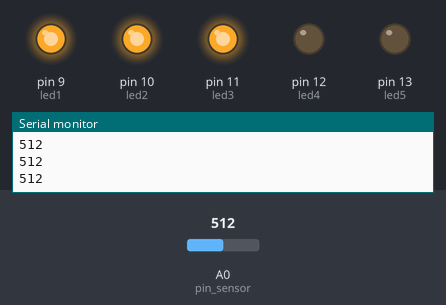
Simulated run of this sketch. Board: Arduino Uno, built with avr-gcc and run on an emulated ATmega328P. On the bench: output pins drawn as LEDs (lit = HIGH), the last lines printed to the serial monitor. Inputs (shaded band) come from the test bench; at power-on: A0 (pin_sensor) = 512.

Above: at 1.2 s.
1.3 s: A0 (pin_sensor) set to 520
At 2.3 s:
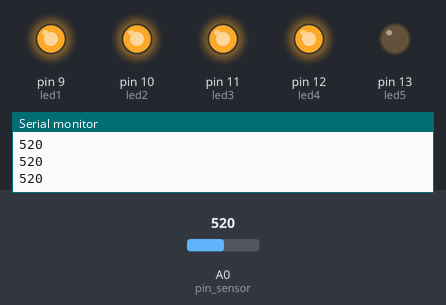
2.8 s: A0 (pin_sensor) set to 540
At 4.0 s:
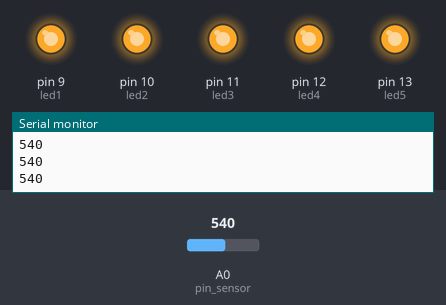
4.3 s: A0 (pin_sensor) set to 511
At 4.9 s:
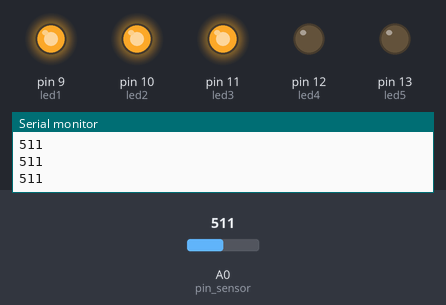
5.8 s: A0 (pin_sensor) set to 490
At 6.6 s:
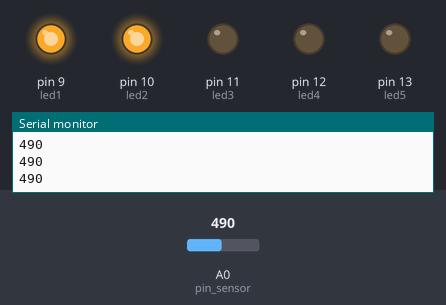
7.3 s: A0 (pin_sensor) set to 489
At 8.4 s:
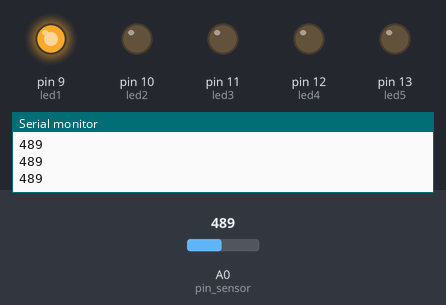
8.8 s: A0 (pin_sensor) set to 470
At 10.1 s:
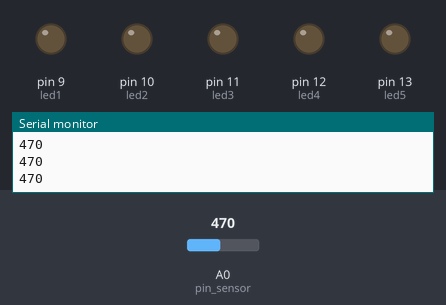
Timing chart, 0 to 11.3 s (numbered marks = the images above; inputs shaded):
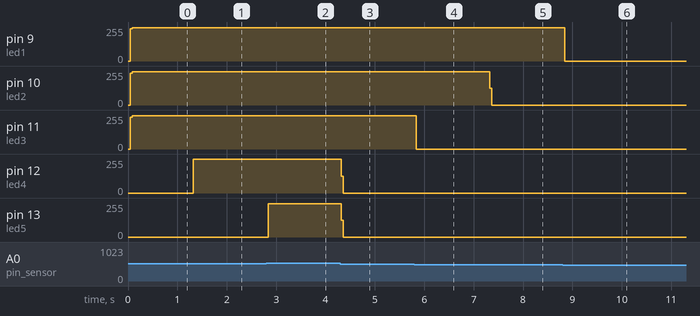

Measured:
- the behaviour switches between 519 and 520 on A0 (pin_sensor) (found by bisection; images 0 and 1)
- the behaviour switches between 490 and 489 on A0 (pin_sensor) (found by bisection; images 4 and 5)
- after the input at 1.3 s, pin 12 (led4): 0/255 → 252/255 at once
- after the input at 2.8 s, pin 13 (led5): 0/255 → 249/255 at once
- after the input at 4.3 s, pin 12 (led4): 252/255 → 0/255 at once; pin 13 (led5): 249/255 → 0/255 at once
- after the input at 5.8 s, pin 11 (led3): 249/255 → 0/255 at once
- after the input at 7.3 s, pin 10 (led2): 249/255 → 0/255 at once
- after the input at 8.8 s, pin 9 (led1): 249/255 → 0/255 at once

The sketch:

EscalaDeSom.ino
```cpp
const int pin_sensor = A0;
const int led1 = 9;
const int led2 = 10;
const int led3 = 11;
const int led4 = 12;
const int led5 = 13;


void setup() {
  // put your setup code here, to run once:
  pinMode(pin_sensor, INPUT);
  pinMode(led1 ,OUTPUT);
  pinMode(led2 ,OUTPUT);
  pinMode(led3 ,OUTPUT);
  pinMode(led4 ,OUTPUT);
  pinMode(led5 ,OUTPUT);
  Serial.begin(9600);

}

void loop() {
  // put your main code here, to run repeatedly:
  digitalWrite(led1, LOW);
  digitalWrite(led2, LOW);
  digitalWrite(led3, LOW);
  digitalWrite(led4, LOW);
  digitalWrite(led5, LOW);
  int valor = analogRead(pin_sensor);

  if(valor >= 480){
    digitalWrite(led1, HIGH);
  }
  if(valor >= 490){
    digitalWrite(led2, HIGH);
  }
  if(valor >= 500){
    digitalWrite(led3, HIGH);
  }
  if(valor >= 520){
    digitalWrite(led4, HIGH);
  }
  if(valor >= 530){
    digitalWrite(led5, HIGH);
  }

Serial.println(analogRead(pin_sensor));
//delay(5);

}
```
